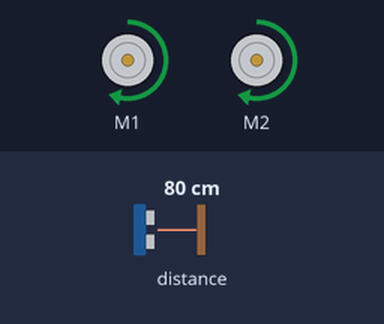
Recording of a program running on a simulated BBC micro:bit (MakeCode). Parts: 2 × DC motor (green arrow = forward, orange = backward, longer = faster). The inputs (shaded band) are chosen by the test bench; at power-on: distance to the obstacle 80 cm.

Above: at 1.2 s.
1.3 s: distance to the obstacle set to 2 cm
At 2.0 s:
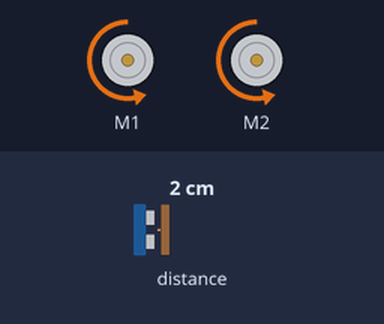
3.0 s: distance to the obstacle set to 9 cm
4.5 s: distance to the obstacle set to 12 cm
At 5.9 s:
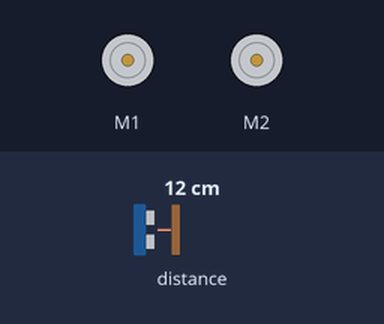
6.2 s: distance to the obstacle set to 4 cm
At 7.1 s:
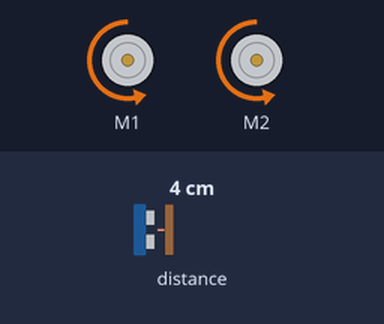
7.8 s: distance to the obstacle set to 18 cm
At 8.4 s:
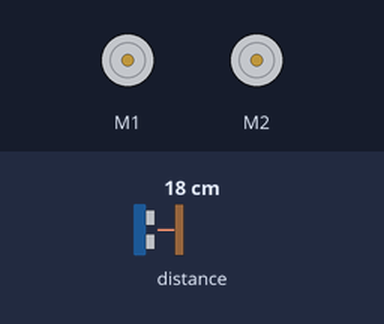
Timing chart, 0 to 10.3 s (numbered marks = the images above; inputs shaded):
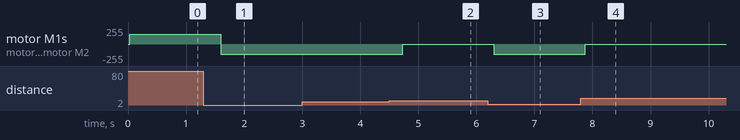

Measured:
- the behaviour switches between 10 and 11 cm on distance to the obstacle (found by bisection; images 1 and 2)
- after the input at 1.3 s, motor M1, motor M2: forward 150/255 → backward 150/255 after 0.30 s
- after the input at 3.0 s, every drawn part: stays the same
- after the input at 4.5 s, motor M1, motor M2: backward 150/255 → stopped after 0.23 s
- after the input at 6.2 s, motor M1, motor M2: stopped → backward 150/255 after 0.10 s
- after the input at 7.8 s, motor M1, motor M2: backward 150/255 → stopped after 0.07 s

The program:

main.ts
```typescript
basic.forever(function () {
    if (maqueen.Ultrasonic(PingUnit.Centimeters) < 20 && maqueen.Ultrasonic(PingUnit.Centimeters) > 10) {
        maqueen.motorStop(maqueen.Motors.All)
        basic.pause(500)
    } else if (maqueen.Ultrasonic(PingUnit.Centimeters) > 20) {
        maqueen.motorRun(maqueen.Motors.All, maqueen.Dir.CW, 150)
        basic.pause(500)
    } else {
        maqueen.motorRun(maqueen.Motors.All, maqueen.Dir.CCW, 150)
        basic.pause(500)
    }
})
```

test.ts
```typescript
// aquí va el archivo "tests"; esto no se compilará cuando este paquete se utilice como una extensión.
```
